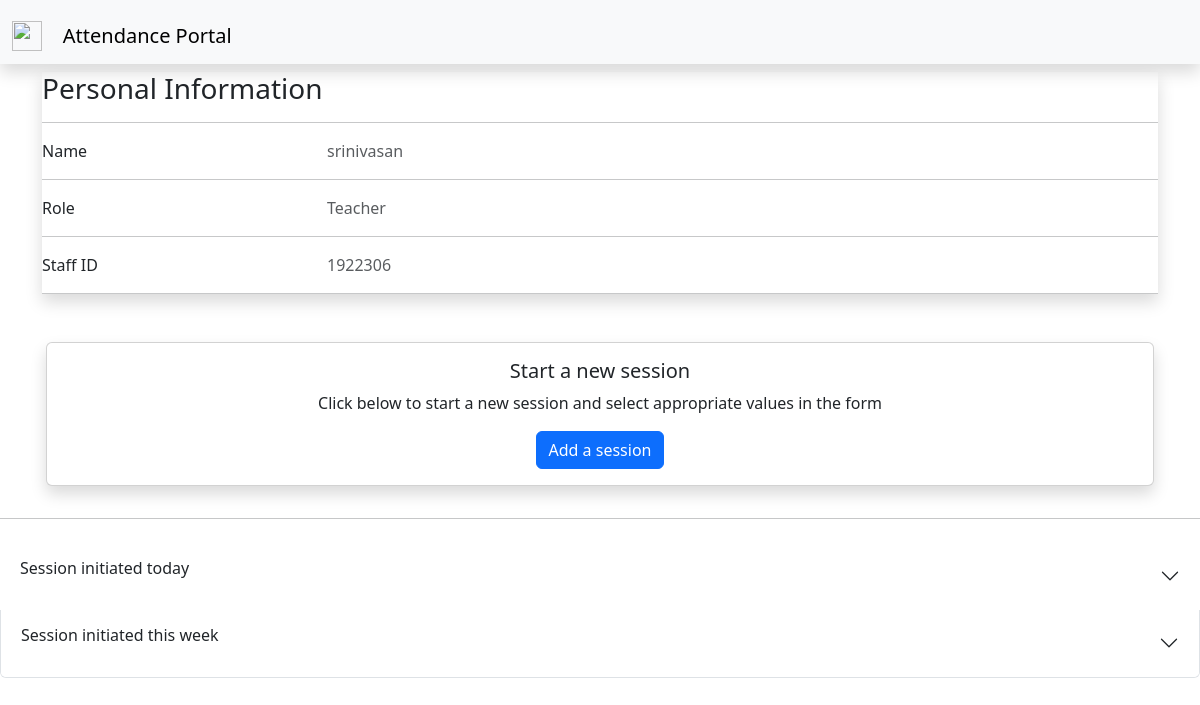
Screenshot of /Staffs/profile/ (signed in) with the database file from the repository.
### user/models.py (models this page shows)
class User(AbstractUser):
    dept = models.CharField(max_length=10, choices=dept_choices, blank=True, null=True)
    sem = models.IntegerField(choices = sem_choices,blank = True,null = True)
    role = models.CharField(max_length=10, choices=role_choices, default="Student", blank=False, null=False)
    userid = models.BigIntegerField(blank = False,null = True)
    class Meta:
        constraints = [
            models.UniqueConstraint(fields=['userid'], name='unique_user_id'),
        ]

### staff/views.py (the view)
# urls.py: path('profile/',staffs.as_view(),name = "staffs"),
class staffs(View):
    def get(self, request, *args, **kwargs):
        user_id = request.user.userid
        current_week_data = attendance_pool.objects.filter(datefield__range=[this_week_start, this_week_end],created_by=request.user).exclude(datefield=today)
        today_pools = attendance_pool.objects.filter(datefield=today)
        template_name = "staffs.html"
        return render(request,template_name, {"user_id":user_id,"week_pools":current_week_data,"pools":today_pools})

### user/models.py (called while the page is built)
    def duration_display(self):
        start_time_display = self.start_time.strftime('%I:%M %p')  # %I for 12-hour format, %p for AM/PM
        end_time_display = self.end_time.strftime('%I:%M %p')
        return f"{start_time_display} - {end_time_display}"

### templates/staffs.html (shortened to what this page needs)
{% extends 'base.html' %}
{% block content %}
    <div class ="container  mr-3 mt-1 p-2  rounded">
        <div class="card-body mx-1 mt-1 shadow">
          <h1 class="h3 mb-2 font-weight-normal card-title">Personal Information</h1>
          <hr>
          <div class="row">
            <div class="col-sm-3">
              <p class="mb-0">Name</p>
            </div>
            <div class="col-sm-9">
              <p class="text-muted mb-0">{{request.user.username}}</p>
            </div>
          </div>
          <hr>
          <div class="row">
            <div class="col-sm-3">
              <p class="mb-0">Role</p>
            </div>
            <div class="col-sm-9">
              <p class="text-muted mb-0">{{request.user.role}}</p>
            </div>
          </div>
          <hr>
          <div class="row">
            <div class="col-sm-3">
              <p class="mb-0">Staff ID</p>
            </div>
            <div class="col-sm-9">
              <p class="text-muted mb-0">{{request.user.userid}}</p>
            </div>
          </div>
          <hr>
    </div>
    </div>
    <div class ="container mt-3 mr-2 p-2 text-center ">
      <div class="card shadow mx-2">
        <div class="card-body">
          <h5 class="card-title">Start a new session</h5>
          <p class="card-text">Click below to start a new session and select appropriate values in the form</p>
          <a href="{% url 'add_atendance_pool' %}" class="btn btn-primary">Add a session</a>
        </div>
      </div>
    </div>
    <hr class = "shadow my-4" >
    <div class="accordion accordion-flush" id="accordionFlushExample">
      <div class="accordion-item">
        <h2 class="accordion-header" id="flush-headingOne">
          <button class="accordion-button collapsed" type="button" data-bs-toggle="collapse" data-bs-target="#flush-collapseOne" aria-expanded="false" aria-controls="flush-collapseOne">
            <p class="font-weight-normal">Session initiated today</p>
          </button>
        </h2>
      <div class="accordion-item">
        <h2 class="accordion-header" id="flush-headingThisWeek">
            <button class="accordion-button collapsed" type="button" data-bs-toggle="collapse" data-bs-target="#flush-collapseThisWeek" aria-expanded="false" aria-controls="flush-collapseThisWeek">
                <p class="font-weight-normal">Session initiated this week</p>
            </button>
        </h2>
    </div>
</div>
{% endblock %}

### rows the page displays
User: user.username "srinivasan", user.role "Teacher", user.userid "1922306"
